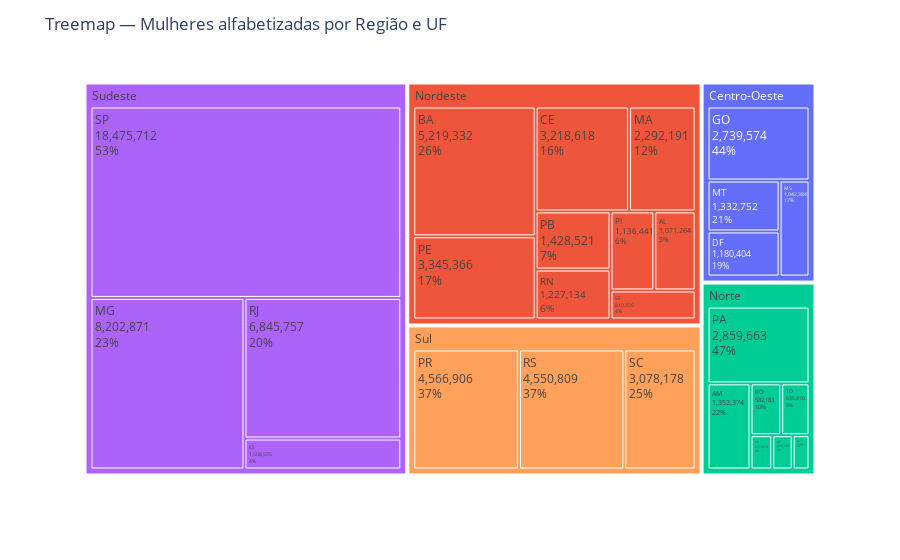

Here is the notebook cell this chart was saved with:
### Code cell
# Filtrar somente mulheres alfabetizadas por UF 
df_mulheres = df_censo[df_censo['sexo'] == 'Mulheres'].copy()
df_mulheres['populacao'] = pd.to_numeric(df_mulheres['populacao'], errors='coerce').fillna(0)

df_alfa = (
    df_mulheres[df_mulheres['alfabetizacao'] == 'Alfabetizadas']
    .groupby(['region', 'sigla_uf'], as_index=False)['populacao']
    .sum()
    .rename(columns={'populacao': 'populacao_alfabetizadas'})
)

# Totais por região (para percentuais)
region_totals = df_alfa.groupby('region', as_index=False)['populacao_alfabetizadas'].sum().rename(columns={'populacao_alfabetizadas':'region_total'})
df_alfa = df_alfa.merge(region_totals, on='region', how='left')
df_alfa['pct_da_regiao'] = df_alfa['populacao_alfabetizadas'] / df_alfa['region_total']

# Coluna formatada para hover
df_alfa['hover_pct'] = (df_alfa['pct_da_regiao'] * 100).round(2).astype(str) + '%'

# Plot
fig = px.treemap(
    df_alfa,
    path=['region', 'sigla_uf'],
    values='populacao_alfabetizadas',
    color='region',                     # cores por região
    hover_data={'populacao_alfabetizadas': True, 'hover_pct': True, 'region_total': False, 'region': False}
)
fig.update_traces(textinfo='label+value+percent parent')  # mostra label, valor e % relativo ao pai
fig.update_layout(title='Treemap — Mulheres alfabetizadas por Região e UF')
fig.show()

### Figure 1 — Plotly figure (JSON) as saved in the notebook; plotly's stock layout.template omitted (floating-point values rounded to 4 significant figures)
{"data": [{"branchvalues": "total", "customdata": [[1180404, "18.75%", "6295114", "Centro-Oeste"], [2739574, "43.52%", "6295114", "Centro-Oeste"], [1042384, "16.56%", "6295114", "Centro-Oeste"], [1332752, "21.17%", "6295114", "Centro-Oeste"], [6295114, "(?)", "6295114", "Centro-Oeste"], [19749206, "(?)", "19749206", "Nordeste"], [810339, "4.1%", "19749206", "Nordeste"], [1227134, "6.21%", "19749206", "Nordeste"], [1136441, "5.75%", "19749206", "Nordeste"], [1428521, "7.23%", "19749206", "Nordeste"], [2292191, "11.61%", "19749206", "Nordeste"], [3218618, "16.3%", "19749206", "Nordeste"], [5219332, "26.43%", "19749206", "Nordeste"], [1071264, "5.42%", "19749206", "Nordeste"], [3345366, "16.94%", "19749206", "Nordeste"], [535910, "8.83%", "6069316", "Norte"], [6069316, "(?)", "6069316", "Norte"], [211024, "3.48%", "6069316", "Norte"], [255543, "4.21%", "6069316", "Norte"], [2859663, "47.12%", "6069316", "Norte"], [1352374, "22.28%", "6069316", "Norte"], [272619, "4.49%", "6069316", "Norte"], [582183, "9.59%", "6069316", "Norte"], [1508935, "4.31%", "35033275", "Sudeste"], [8202871, "23.41%", "35033275", "Sudeste"], [6845757, "19.54%", "35033275", "Sudeste"], [18475712, "52.74%", "35033275", "Sudeste"], [35033275, "(?)", "35033275", "Sudeste"], [4566906, "37.45%", "12195893", "Sul"], [4550809, "37.31%", "12195893", "Sul"], [3078178, "25.24%", "12195893", "Sul"], [12195893, "(?)", "12195893", "Sul"]], "domain": {"x": [0, 1], "y": [0, 1]}, "hovertemplate": "labels=%{label}<br>populacao_alfabetizadas=%{customdata[0]}<br>parent=%{parent}<br>id=%{id}<br>hover_pct=%{customdata[1]}<extra></extra>", "ids": ["Centro-Oeste/DF", "Centro-Oeste/GO", "Centro-Oeste/MS", "Centro-Oeste/MT", "Centro-Oeste", "Nordeste", "Nordeste/SE", "Nordeste/RN", "Nordeste/PI", "Nordeste/PB", "Nordeste/MA", "Nordeste/CE", "Nordeste/BA", "Nordeste/AL", "Nordeste/PE", "Norte/TO", "Norte", "Norte/RR", "Norte/AP", "Norte/PA", "Norte/AM", "Norte/AC", "Norte/RO", "Sudeste/ES", "Sudeste/MG", "Sudeste/RJ", "Sudeste/SP", "Sudeste", "Sul/PR", "Sul/RS", "Sul/SC", "Sul"], "labels": ["DF", "GO", "MS", "MT", "Centro-Oeste", "Nordeste", "SE", "RN", "PI", "PB", "MA", "CE", "BA", "AL", "PE", "TO", "Norte", "RR", "AP", "PA", "AM", "AC", "RO", "ES", "MG", "RJ", "SP", "Sudeste", "PR", "RS", "SC", "Sul"], "marker": {"colors": ["#636efa", "#636efa", "#636efa", "#636efa", "#636efa", "#EF553B", "#EF553B", "#EF553B", "#EF553B", "#EF553B", "#EF553B", "#EF553B", "#EF553B", "#EF553B", "#EF553B", "#00cc96", "#00cc96", "#00cc96", "#00cc96", "#00cc96", "#00cc96", "#00cc96", "#00cc96", "#ab63fa", "#ab63fa", "#ab63fa", "#ab63fa", "#ab63fa", "#FFA15A", "#FFA15A", "#FFA15A", "#FFA15A"]}, "name": "", "parents": ["Centro-Oeste", "Centro-Oeste", "Centro-Oeste", "Centro-Oeste", "", "", "Nordeste", "Nordeste", "Nordeste", "Nordeste", "Nordeste", "Nordeste", "Nordeste", "Nordeste", "Nordeste", "Norte", "", "Norte", "Norte", "Norte", "Norte", "Norte", "Norte", "Sudeste", "Sudeste", "Sudeste", "Sudeste", "", "Sul", "Sul", "Sul", ""], "textinfo": "label+value+percent parent", "type": "treemap", "values": [1180000.0, 2740000.0, 1042000.0, 1333000.0, 6295000.0, 19750000.0, 810300.0, 1227000.0, 1136000.0, 1429000.0, 2292000.0, 3219000.0, 5219000.0, 1071000.0, 3345000.0, 535900.0, 6069000.0, 211000.0, 255500.0, 2860000.0, 1352000.0, 272600.0, 582200.0, 1509000.0, 8203000.0, 6846000.0, 18480000.0, 35030000.0, 4567000.0, 4551000.0, 3078000.0, 12200000.0]}], "layout": {"legend": {"tracegroupgap": 0}, "margin": {"t": 60}, "title": {"text": "Treemap — Mulheres alfabetizadas por Região e UF"}}}
